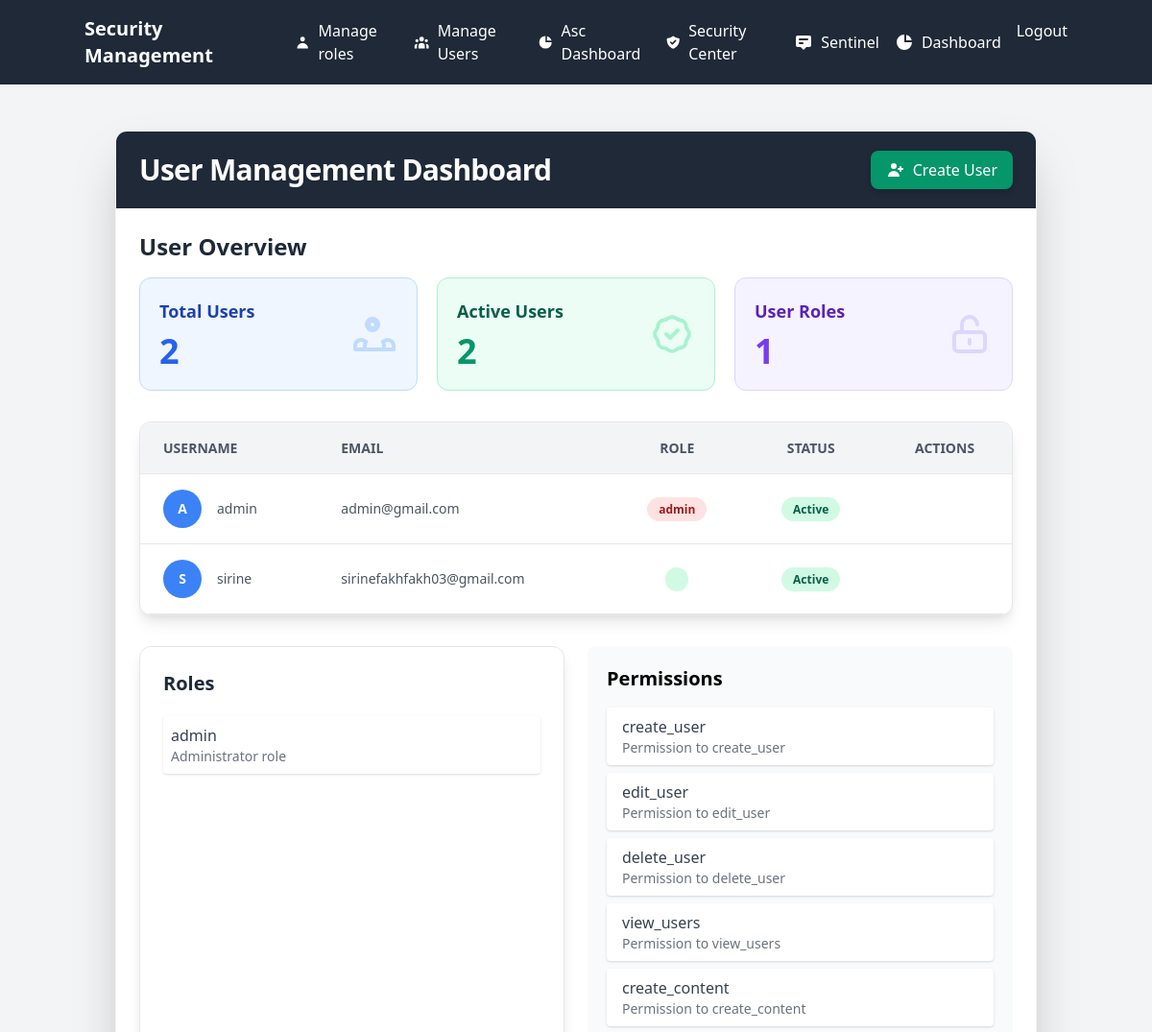
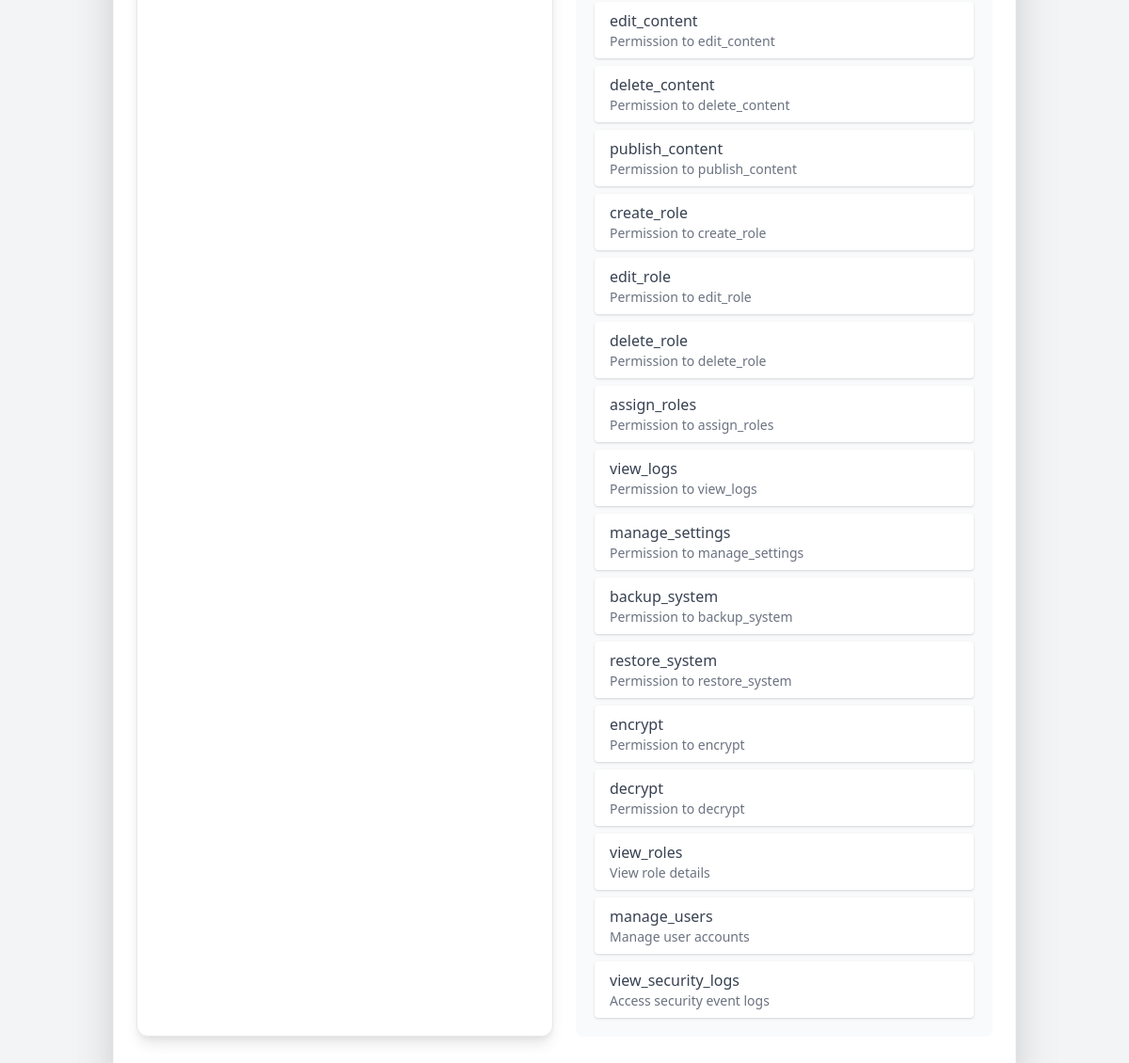
The app's page /admin/admin/dashboard (signed in) with its own data (2 pictures, top to bottom).
### app.py (models this page shows, shortened)
class User(UserMixin, db.Model):
    id = db.Column(db.Integer, primary_key=True)
    username = db.Column(db.String(80), unique=True, nullable=False)
    email = db.Column(db.String(120), unique=True, nullable=False)
    password_hash = db.Column(db.String(120), nullable=False)
    role = db.Column(db.String(20), nullable=False, default='user')
    totp_secret = db.Column(db.String(120), nullable=True)
    role_id = db.Column(db.Integer, db.ForeignKey('role.id'), nullable=True)
    role_relation = db.relationship('Role', backref='users', foreign_keys=[role_id])
    is_active = db.Column(db.Boolean, default=True)
    def has_permission(self, permission_name):
        if not self.role_relation:
            return False

class Role(db.Model):
    id = db.Column(db.Integer, primary_key=True)
    name = db.Column(db.String(50), unique=True, nullable=False)
    description = db.Column(db.String(200))
    s_system_role = db.Column(db.Boolean, default=False)
    role_permissions = db.relationship('RolePermission', back_populates='role', cascade='all, delete-orphan')

class Permission(db.Model):
    id = db.Column(db.Integer, primary_key=True)
    name = db.Column(db.String(50), unique=True, nullable=False)
    description = db.Column(db.String(200))
    role_permissions = db.relationship('RolePermission', back_populates='permission')

### app.py (the view)
@admin_bp.route('/admin/dashboard')
@login_required
def admin_dashboard():
    total_users = User.query.count()
    active_users = User.query.filter(User.is_active == True).count()
    users = User.query.all()
    roles = Role.query.all()
    permissions = Permission.query.all()
    return render_template('admin/dashboard.html',
                           total_users=total_users,
                           active_users=active_users,
                           users=users,
                           roles=roles,
                           permissions=permissions)

### app.py (called while the page is built)
@login_manager.user_loader
def load_user(user_id):
    return db.session.get(User, int(user_id))

### templates/admin/dashboard.html (shortened to what this page needs)
{% extends "base.html" %}
{% block content %}
<div class="container mx-auto px-4 py-8 bg-gray-100 dark:bg-gray-900 min-h-screen">
    <div class="bg-white dark:bg-gray-800 shadow-2xl rounded-xl overflow-hidden border border-gray-100 dark:border-gray-700">
        <div class="bg-gray-800 text-white px-6 py-5 flex justify-between items-center">
            <h1 class="text-3xl font-extrabold tracking-tight">User Management Dashboard</h1>
            <div class="space-x-3">
                <a href="{{ url_for('admin_bp.create_user') }}"
                   class="bg-green-600 hover:bg-green-700 px-4 py-2 rounded-lg transition transform hover:scale-105 flex items-center shadow-md">
                    <svg xmlns="http://www.w3.org/2000/svg" class="h-5 w-5 mr-2" viewBox="0 0 20 20" fill="currentColor">
                        <path d="M8 9a3 3 0 100-6 3 3 0 000 6zM8 11a6 6 0 016 6H2a6 6 0 016-6zM16 7a1 1 0 10-2 0v1h-1a1 1 0 100 2h1v1a1 1 0 102 0v-1h1a1 1 0 100-2h-1V7z" />
                    </svg>
                    Create User
                </a>
            </div>
        </div>
        <div class="p-6">
            <div class="mb-8">
                <h2 class="text-2xl font-semibold text-gray-800 dark:text-gray-100 mb-4">User Overview</h2>
                <div class="grid grid-cols-1 md:grid-cols-3 gap-5 mb-8">
                    <div class="bg-blue-50 dark:bg-blue-900/50 border border-blue-200 dark:border-blue-800 p-5 rounded-xl transform transition hover:scale-102 hover:shadow-lg">
                        <div class="flex justify-between items-center">
                            <div>
                                <h3 class="text-lg font-semibold text-blue-800 dark:text-blue-200 mb-2">Total Users</h3>
                                <p class="text-4xl font-bold text-blue-600 dark:text-blue-300">{{ total_users }}</p>
                            </div>
                        </div>
                    </div>
                    <div class="bg-green-50 dark:bg-green-900/50 border border-green-200 dark:border-green-800 p-5 rounded-xl transform transition hover:scale-102 hover:shadow-lg">
                        <div class="flex justify-between items-center">
                            <div>
                                <h3 class="text-lg font-semibold text-green-800 dark:text-green-200 mb-2">Active Users</h3>
                                <p class="text-4xl font-bold text-green-600 dark:text-green-300">{{ active_users }}</p>
                            </div>
                        </div>
                    </div>
                    <div class="bg-purple-50 dark:bg-purple-900/50 border border-purple-200 dark:border-purple-800 p-5 rounded-xl transform transition hover:scale-102 hover:shadow-lg">
                        <div class="flex justify-between items-center">
                            <div>
                                <h3 class="text-lg font-semibold text-purple-800 dark:text-purple-200 mb-2">User Roles</h3>
                                <p class="text-4xl font-bold text-purple-600 dark:text-purple-300">{{ roles|length }}</p>
                            </div>
                        </div>
                    </div>
                </div>
                <div class="bg-white dark:bg-gray-800 shadow-lg rounded-xl overflow-hidden border dark:border-gray-600">
                    <table class="w-full">
                        <thead class="bg-gray-100 dark:bg-gray-900 border-b dark:border-gray-600">
                            <tr class="text-gray-600 dark:text-gray-300 uppercase text-sm leading-normal">
                                <th class="py-4 px-6 text-left">Username</th>
                                <th class="py-4 px-6 text-left">Email</th>
                                <th class="py-4 px-6 text-center">Role</th>
                                <th class="py-4 px-6 text-center">Status</th>
                                <th class="py-4 px-6 text-center">Actions</th>
                            </tr>
                        </thead>
                        <tbody class="text-gray-600 dark:text-gray-300 text-sm">
                            {% for user in users %}
                            <tr class="border-b dark:border-gray-600 hover:bg-gray-50 dark:hover:bg-gray-700 transition">
                                <td class="py-4 px-6">
                                    <div class="flex items-center">
                                        <div class="mr-4">
                                            <div class="w-10 h-10 rounded-full bg-blue-500 text-white flex items-center justify-center font-bold">
                                                {{ user.username[0]|upper }}
                                            </div>
                                        </div>
                                        <span class="font-medium dark:text-gray-200">{{ user.username }}</span>
                                    </div>
                                </td>
                                <td class="py-4 px-6 dark:text-gray-200">{{ user.email }}</td>
                                <td class="py-4 px-6 text-center">
                                    <span class="px-3 py-1 rounded-full text-xs font-semibold
                                        {% if user.role_relation.name == 'admin' %}bg-red-100 text-red-800 dark:bg-red-900/50 dark:text-red-300
                                        {% elif user.role_relation.name == 'manager' %}bg-yellow-100 text-yellow-800 dark:bg-yellow-900/50 dark:text-yellow-300
                                        {% else %}bg-green-100 text-green-800 dark:bg-green-900/50 dark:text-green-300{% endif %}">
                                        {{ user.role_relation.name }}
                                    </span>
                                </td>
                                <td class="py-4 px-6 text-center">
                                    <span class="px-3 py-1 rounded-full text-xs font-semibold
                                        {% if user.is_active %}bg-green-100 text-green-800 dark:bg-green-900/50 dark:text-green-300
                                        {% else %}bg-red-100 text-red-800 dark:bg-red-900/50 dark:text-red-300{% endif %}">
                                        {{ 'Active' if user.is_active else 'Inactive' }}
                                    </span>
                                </td>
                                <td class="py-4 px-6 text-center">
                                </td>
                            </tr>
                            {% endfor %}
                        </tbody>
                    </table>
                </div>
            <div class="grid md:grid-cols-2 gap-6 mt-8">
                <div class="bg-white dark:bg-gray-700 rounded-xl shadow-lg border dark:border-gray-600 p-6">
                    <div class="flex justify-between items-center mb-5">
                        <h3 class="text-xl font-bold text-gray-800 dark:text-gray-200">Roles</h3>
                    </div>
                    {% for role in roles %}
                    <div class="flex justify-between items-center mb-2 p-2 bg-white rounded shadow">
                        <div>
                            <span class="font-medium text-gray-700">{{ role.name }}</span>
                            <p class="text-sm text-gray-500">{{ role.description }}</p>
                        </div>
                    </div>
                    {% endfor %}
                </div>
                <div class="bg-gray-50 rounded-lg p-5">
                    <h3 class="text-xl font-semibold mb-4">Permissions</h3>
                    <div class="space-y-2">
                        {% for permission in permissions %}
                        <div class="bg-white shadow rounded px-4 py-2 flex justify-between items-center">
                            <div>
                                <span class="font-medium text-gray-700">{{ permission.name }}</span>
                                <p class="text-sm text-gray-500">{{ permission.description }}</p>
                            </div>
                        </div>
                        {% endfor %}
                    </div>
                </div>
            </div>
        </div>
    </div>
</div>
{% endblock %}

### records on screen
User: username "A", username "admin", email "admin@gmail.com", role_relation.name "admin", is_active "Active"
User: username "S", username "sirine", email "sirinefakhfakh03@gmail.com", is_active "Active"
Role: name "admin", description "Administrator role"
Permission: name "create_user", description "Permission to create_user"
Permission: name "edit_user", description "Permission to edit_user"
Permission: name "delete_user", description "Permission to delete_user"
Permission: name "view_users", description "Permission to view_users"
Permission: name "create_content", description "Permission to create_content"
Permission: name "edit_content", description "Permission to edit_content"
Permission: name "delete_content", description "Permission to delete_content"
Permission: name "publish_content", description "Permission to publish_content"
Permission: name "create_role", description "Permission to create_role"
Permission: name "edit_role", description "Permission to edit_role"
Permission: name "delete_role", description "Permission to delete_role"
Permission: name "assign_roles", description "Permission to assign_roles"
Permission: name "view_logs", description "Permission to view_logs"
Permission: name "manage_settings", description "Permission to manage_settings"
Permission: name "backup_system", description "Permission to backup_system"
Permission: name "restore_system", description "Permission to restore_system"
Permission: name "encrypt", description "Permission to encrypt"
Permission: name "decrypt", description "Permission to decrypt"
Permission: name "view_roles", description "View role details"
Permission: name "manage_users", description "Manage user accounts"
Permission: name "view_security_logs", description "Access security event logs"

### other values on screen
{{ total_users }} "2"
{{ active_users }} "2"
{{ roles|length }} "1"
